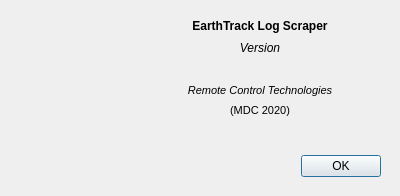
<?xml version="1.0" encoding="UTF-8"?>
<ui version="4.0">
 <class>AboutDlg</class>
 <widget class="QDialog" name="AboutDlg">
  <property name="geometry">
   <rect>
    <x>0</x>
    <y>0</y>
    <width>400</width>
    <height>196</height>
   </rect>
  </property>
  <property name="windowTitle">
   <string>EarthTrack Scraper About</string>
  </property>
  <widget class="QDialogButtonBox" name="buttonBox">
   <property name="geometry">
    <rect>
     <x>40</x>
     <y>150</y>
     <width>341</width>
     <height>32</height>
    </rect>
   </property>
   <property name="orientation">
    <enum>Qt::Horizontal</enum>
   </property>
   <property name="standardButtons">
    <set>QDialogButtonBox::Ok</set>
   </property>
  </widget>
  <widget class="QLabel" name="label">
   <property name="geometry">
    <rect>
     <x>180</x>
     <y>10</y>
     <width>160</width>
     <height>31</height>
    </rect>
   </property>
   <property name="font">
    <font>
     <weight>75</weight>
     <bold>true</bold>
    </font>
   </property>
   <property name="text">
    <string>EarthTrack Log Scraper</string>
   </property>
   <property name="alignment">
    <set>Qt::AlignCenter</set>
   </property>
  </widget>
  <widget class="QLabel" name="label_2">
   <property name="geometry">
    <rect>
     <x>180</x>
     <y>80</y>
     <width>160</width>
     <height>20</height>
    </rect>
   </property>
   <property name="font">
    <font>
     <pointsize>8</pointsize>
     <weight>50</weight>
     <italic>true</italic>
     <bold>false</bold>
    </font>
   </property>
   <property name="text">
    <string>Remote Control Technologies</string>
   </property>
   <property name="alignment">
    <set>Qt::AlignCenter</set>
   </property>
  </widget>
  <widget class="QLabel" name="label_3">
   <property name="geometry">
    <rect>
     <x>180</x>
     <y>100</y>
     <width>160</width>
     <height>20</height>
    </rect>
   </property>
   <property name="font">
    <font>
     <pointsize>8</pointsize>
    </font>
   </property>
   <property name="text">
    <string>(MDC 2020)</string>
   </property>
   <property name="alignment">
    <set>Qt::AlignCenter</set>
   </property>
  </widget>
  <widget class="QLabel" name="versionLbl">
   <property name="geometry">
    <rect>
     <x>180</x>
     <y>40</y>
     <width>160</width>
     <height>16</height>
    </rect>
   </property>
   <property name="font">
    <font>
     <italic>true</italic>
    </font>
   </property>
   <property name="text">
    <string>Version</string>
   </property>
   <property name="alignment">
    <set>Qt::AlignCenter</set>
   </property>
  </widget>
  <widget class="QLabel" name="aboutIcon">
   <property name="geometry">
    <rect>
     <x>10</x>
     <y>10</y>
     <width>140</width>
     <height>139</height>
    </rect>
   </property>
   <property name="text">
    <string/>
   </property>
   <property name="scaledContents">
    <bool>false</bool>
   </property>
   <property name="alignment">
    <set>Qt::AlignCenter</set>
   </property>
  </widget>
 </widget>
 <resources/>
 <connections>
  <connection>
   <sender>buttonBox</sender>
   <signal>accepted()</signal>
   <receiver>AboutDlg</receiver>
   <slot>accept()</slot>
   <hints>
    <hint type="sourcelabel">
     <x>248</x>
     <y>254</y>
    </hint>
    <hint type="destinationlabel">
     <x>157</x>
     <y>274</y>
    </hint>
   </hints>
  </connection>
 </connections>
</ui>
